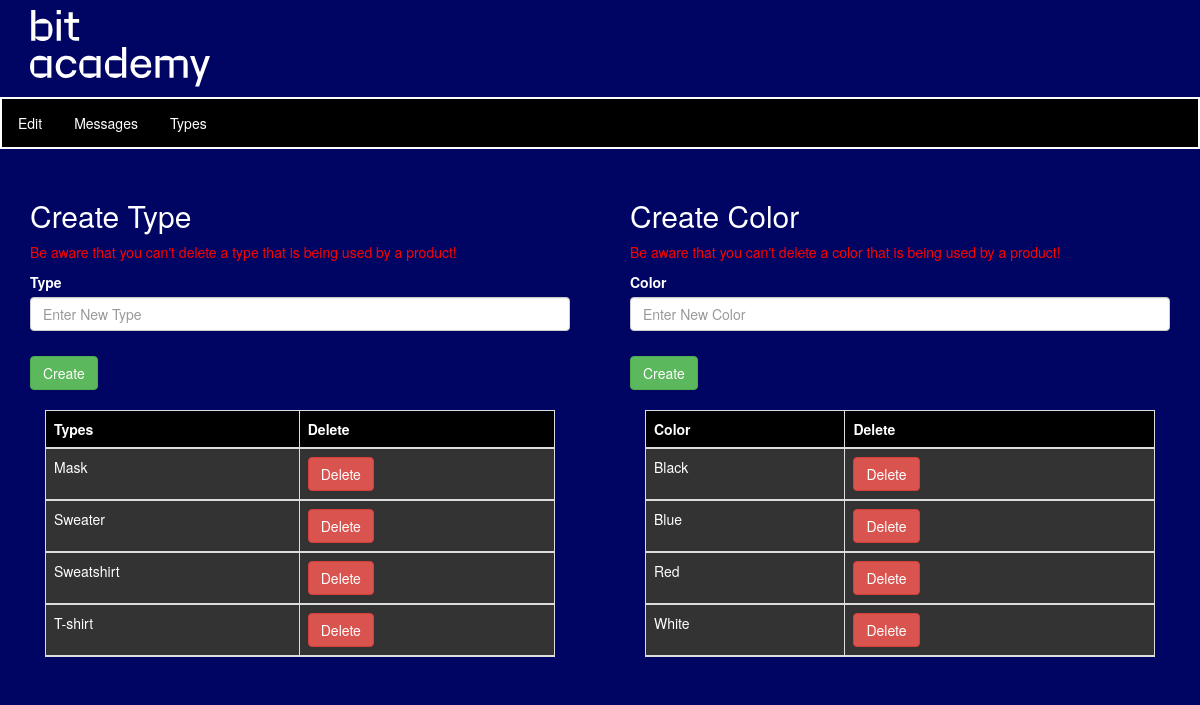
/Admin_Page/types.php, run on the app's committed database.
### tables this page shows
CREATE TABLE IF NOT EXISTS `product_types` (
    `product_type` VARCHAR(45) NOT NULL,
    PRIMARY KEY (`product_type`));

CREATE TABLE IF NOT EXISTS `colors` (
    `color` VARCHAR(80) NOT NULL,
    PRIMARY KEY (`color`));

### php/Database.php (called while the page is built, shortened)
<?php
class Database {
    private $host = "";
    private $dbname = "";
    private $port = "";
    private $user = "";
    private $pass = "";
    public function __construct ($host, $dbname, $port, $user, $pass) {
        $this->host = $host;
        $this->dbname = $dbname;
        $this->port = $port;
        $this->user = $user;
        $this->pass = $pass;
    }
    private function dbh () {
        $dbh = new PDO('mysql:host='.$this->host.';dbname='.$this->dbname.';port='.$this->port, $this->user, $this->pass);
        return $dbh;
    }
    public function getTableByName ($tableName) {
        $query = "SELECT * FROM $tableName";
        $tableArray = array();
        foreach ($this->dbh()->query($query) as $row) {
            $tableArray[] = $row;
        }
        return $tableArray;
    }
}

### Admin_Page/types.php (the view, shortened to what this page needs)
<!doctype html>
<?php
require_once '../php/Database.php';
$db = new Database("localhost", "bit_academy", "3306", "root", "");
$db->checkConnectionToDatabase();
?>
<html lang="en">
<head>
    <link rel="stylesheet" href="AdminStyle.css">
    <link rel="stylesheet" href="https://maxcdn.bootstrapcdn.com/bootstrap/3.4.1/css/bootstrap.min.css">
</head>
<header style="margin-left: 30px">
    <img src="../img/logo.svg" style="margin-top: 10px">
</header>
<body style="background-color: #000563">
<font color="white">
    <ul class="menu-border" style="margin-top: 10px; margin-bottom: 30px">
        <li><a href="adminpage.php">Edit</a></li>
        <li><a href="messages.php">Messages</a></li>
        <li><a href="types.php">Types</a></li>
    </ul>
    <div class="container" style="margin-left: 0px; float: left; width: 50%">
        <div class="col-lg-4" style="width: 100%">
            <h2>Create Type</h2>
            <p style="color: red">Be aware that you can't delete a type that is being used by a product!</p>
            <form action="" name="form1" method="POST">
                <div class="form-group">
                    <label for="Type">Type</label>
                    <input type="text" class="form-control" id="product_type" placeholder="Enter New Type"
                           name="product_type" required>
                </div>
                <div class="button">
                    <button type="submit" name="create_type" class="btn btn-success">Create</button>
                </div>
            </form>
            <div class="col-lg-12">
                <table class="table table-bordered">
                    <thead>
                    <tr bgcolor="black">
                        <th>Types</th>
                        <th>Delete</th>
                    </tr>
                    <?php
                    foreach ($db->getTableByName("product_types") as $row) {
                        echo "<tr bgcolor='#333'>";
                        echo "<td>";
                        echo $row["product_type"];
                        echo "</td>";
                        echo "<td>"; ?> <a href="delete_types.php?type=<?php echo $row["product_type"]; ?>"
                        <button type="button" class="btn btn-danger">Delete</button></a> <?php echo "</td>";
                    }
                    ?>
                    </thead>
                </table>
            </div>
        </div>
    </div>
    <div class="container" style="margin-left: 0px; float: left; width: 50%">
        <div class="col-lg-4" style="width: 100%">
            <h2>Create Color</h2>
            <p style="color: red">Be aware that you can't delete a color that is being used by a product!</p>
            <form action="" name="form1" method="POST">
                <div class="form-group">
                    <label for="Color">Color</label>
                    <input type="text" class="form-control" id="color" placeholder="Enter New Color" name="color"
                           required>
                </div>
                <div class="button">
                    <button type="submit" name="create_color" class="btn btn-success">Create</button>
                </div>
            </form>
            <div class="col-lg-12">
                <table class="table table-bordered">
                    <thead>
                    <tr bgcolor="black">
                        <th>Color</th>
                        <th>Delete</th>
                    </tr>
                    <?php
                    foreach ($db->getTableByName("colors") as $row) {
                        echo "<tr bgcolor='#333'>";
                        echo "<td>";
                        echo $row["color"];
                        echo "</td>";
                        echo "<td>"; ?> <a href="delete_types.php?color=<?php echo $row["color"]; ?>"
                        <button type="button" class="btn btn-danger">Delete</button></a> <?php echo "</td>";
                    }
                    ?>
                    </thead>
                </table>
            </div>
        </div>
    </div>
</font>
</body>
</html>

### Admin_Page/AdminStyle.css (style rules this page uses)
header { background-color: #000563; color: white; }
html, body { margin: 0; padding: 0; }
ul { list-style-type: none; margin: 0; padding: 0; overflow: hidden; background-color: black; }
li { float: left; }
li a { display: block; color: white; text-align: center; padding: 14px 16px; text-decoration: none; }
.menu-border { border: 2px solid #ffffff; }
.button { padding-bottom: 20px; padding-top: 10px; }

### data on the page
product_types: product_type "Mask"
product_types: product_type "Sweater"
product_types: product_type "Sweatshirt"
product_types: product_type "T-shirt"
colors: color "Black"
colors: color "Blue"
colors: color "Red"
colors: color "White"
